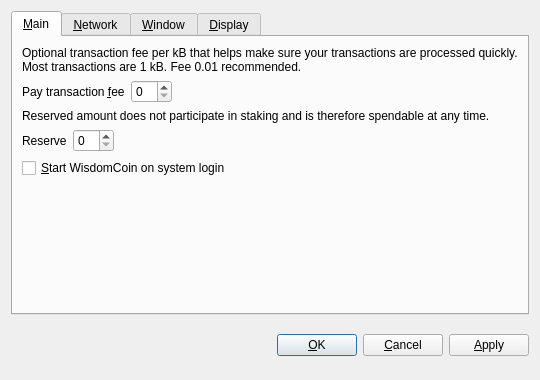
<?xml version="1.0" encoding="UTF-8"?>
<ui version="4.0">
 <class>OptionsDialog</class>
 <widget class="QDialog" name="OptionsDialog">
  <property name="geometry">
   <rect>
    <x>0</x>
    <y>0</y>
    <width>540</width>
    <height>380</height>
   </rect>
  </property>
  <property name="windowTitle">
   <string>Options</string>
  </property>
  <property name="modal">
   <bool>true</bool>
  </property>
  <layout class="QVBoxLayout" name="verticalLayout">
   <item>
    <widget class="QTabWidget" name="tabWidget">
     <property name="tabPosition">
      <enum>QTabWidget::North</enum>
     </property>
     <property name="currentIndex">
      <number>0</number>
     </property>
     <widget class="QWidget" name="tabMain">
      <attribute name="title">
       <string>&amp;Main</string>
      </attribute>
      <layout class="QVBoxLayout" name="verticalLayout_Main">
       <item>
        <widget class="QLabel" name="transactionFeeInfoLabel">
         <property name="text">
          <string>Optional transaction fee per kB that helps make sure your transactions are processed quickly. Most transactions are 1 kB. Fee 0.01 recommended.</string>
         </property>
         <property name="textFormat">
          <enum>Qt::PlainText</enum>
         </property>
         <property name="wordWrap">
          <bool>true</bool>
         </property>
        </widget>
       </item>
       <item>
        <layout class="QHBoxLayout" name="horizontalLayoutFee">
         <item>
          <widget class="QLabel" name="transactionFeeLabel">
           <property name="text">
            <string>Pay transaction &amp;fee</string>
           </property>
           <property name="textFormat">
            <enum>Qt::PlainText</enum>
           </property>
           <property name="buddy">
            <cstring>transactionFee</cstring>
           </property>
          </widget>
         </item>
         <item>
          <widget class="BitcoinAmountField" name="transactionFee"/>
         </item>
         <item>
          <spacer name="horizontalSpacerFee">
           <property name="orientation">
            <enum>Qt::Horizontal</enum>
           </property>
           <property name="sizeHint" stdset="0">
            <size>
             <width>40</width>
             <height>20</height>
            </size>
           </property>
          </spacer>
         </item>
        </layout>
       </item>
       <item>
        <widget class="QLabel" name="reserveBalanceInfoLabel">
         <property name="text">
          <string>Reserved amount does not participate in staking and is therefore spendable at any time.</string>
         </property>
         <property name="textFormat">
          <enum>Qt::PlainText</enum>
         </property>
         <property name="wordWrap">
          <bool>true</bool>
         </property>
        </widget>
       </item>
       <item>
        <layout class="QHBoxLayout" name="horizontalLayoutReserveBalance">
         <item>
          <widget class="QLabel" name="reserveBalanceLabel">
           <property name="text">
            <string>Reserve</string>
           </property>
           <property name="textFormat">
            <enum>Qt::PlainText</enum>
           </property>
           <property name="buddy">
            <cstring>reserveBalance</cstring>
           </property>
          </widget>
         </item>
         <item>
          <widget class="BitcoinAmountField" name="reserveBalance"/>
         </item>
         <item>
          <spacer name="horizontalSpacerReserveBalance">
           <property name="orientation">
            <enum>Qt::Horizontal</enum>
           </property>
           <property name="sizeHint" stdset="0">
            <size>
             <width>40</width>
             <height>20</height>
            </size>
           </property>
          </spacer>
         </item>
        </layout>
       </item>
       <item>
        <widget class="QCheckBox" name="bitcoinAtStartup">
         <property name="toolTip">
          <string>Automatically start WisdomCoin after logging in to the system.</string>
         </property>
         <property name="text">
          <string>&amp;Start WisdomCoin on system login</string>
         </property>
        </widget>
       </item>
       <item>
        <spacer name="verticalSpacer_Main">
         <property name="orientation">
          <enum>Qt::Vertical</enum>
         </property>
         <property name="sizeHint" stdset="0">
          <size>
           <width>20</width>
           <height>40</height>
          </size>
         </property>
        </spacer>
       </item>
      </layout>
     </widget>
     <widget class="QWidget" name="tabNetwork">
      <attribute name="title">
       <string>&amp;Network</string>
      </attribute>
      <layout class="QVBoxLayout" name="verticalLayout_Network">
       <item>
        <widget class="QCheckBox" name="mapPortUpnp">
         <property name="toolTip">
          <string>Automatically open the WisdomCoin client port on the router. This only works when your router supports UPnP and it is enabled.</string>
         </property>
         <property name="text">
          <string>Map port using &amp;UPnP</string>
         </property>
        </widget>
       </item>
       <item>
        <widget class="QCheckBox" name="connectSocks">
         <property name="toolTip">
          <string>Connect to the WisdomCoin network through a SOCKS proxy (e.g. when connecting through Tor).</string>
         </property>
         <property name="text">
          <string>&amp;Connect through SOCKS proxy:</string>
         </property>
        </widget>
       </item>
       <item>
        <layout class="QHBoxLayout" name="horizontalLayout_Network">
         <item>
          <widget class="QLabel" name="proxyIpLabel">
           <property name="text">
            <string>Proxy &amp;IP:</string>
           </property>
           <property name="textFormat">
            <enum>Qt::PlainText</enum>
           </property>
           <property name="buddy">
            <cstring>proxyIp</cstring>
           </property>
          </widget>
         </item>
         <item>
          <widget class="QValidatedLineEdit" name="proxyIp">
           <property name="maximumSize">
            <size>
             <width>140</width>
             <height>16777215</height>
            </size>
           </property>
           <property name="toolTip">
            <string>IP address of the proxy (e.g. 127.0.0.1)</string>
           </property>
          </widget>
         </item>
         <item>
          <widget class="QLabel" name="proxyPortLabel">
           <property name="text">
            <string>&amp;Port:</string>
           </property>
           <property name="textFormat">
            <enum>Qt::PlainText</enum>
           </property>
           <property name="buddy">
            <cstring>proxyPort</cstring>
           </property>
          </widget>
         </item>
         <item>
          <widget class="QLineEdit" name="proxyPort">
           <property name="maximumSize">
            <size>
             <width>55</width>
             <height>16777215</height>
            </size>
           </property>
           <property name="toolTip">
            <string>Port of the proxy (e.g. 9050)</string>
           </property>
          </widget>
         </item>
         <item>
          <widget class="QLabel" name="socksVersionLabel">
           <property name="text">
            <string>SOCKS &amp;Version:</string>
           </property>
           <property name="textFormat">
            <enum>Qt::PlainText</enum>
           </property>
           <property name="buddy">
            <cstring>socksVersion</cstring>
           </property>
          </widget>
         </item>
         <item>
          <widget class="QValueComboBox" name="socksVersion">
           <property name="toolTip">
            <string>SOCKS version of the proxy (e.g. 5)</string>
           </property>
          </widget>
         </item>
         <item>
          <spacer name="horizontalSpacer_Network">
           <property name="orientation">
            <enum>Qt::Horizontal</enum>
           </property>
           <property name="sizeHint" stdset="0">
            <size>
             <width>40</width>
             <height>20</height>
            </size>
           </property>
          </spacer>
         </item>
        </layout>
       </item>
       <item>
        <spacer name="verticalSpacer_Network">
         <property name="orientation">
          <enum>Qt::Vertical</enum>
         </property>
         <property name="sizeHint" stdset="0">
          <size>
           <width>20</width>
           <height>40</height>
          </size>
         </property>
        </spacer>
       </item>
      </layout>
     </widget>
     <widget class="QWidget" name="tabWindow">
      <attribute name="title">
       <string>&amp;Window</string>
      </attribute>
      <layout class="QVBoxLayout" name="verticalLayout_Window">
       <item>
        <widget class="QCheckBox" name="minimizeToTray">
         <property name="toolTip">
          <string>Show only a tray icon after minimizing the window.</string>
         </property>
         <property name="text">
          <string>&amp;Minimize to the tray instead of the taskbar</string>
         </property>
        </widget>
       </item>
       <item>
        <widget class="QCheckBox" name="minimizeOnClose">
         <property name="toolTip">
          <string>Minimize instead of exit the application when the window is closed. When this option is enabled, the application will be closed only after selecting Quit in the menu.</string>
         </property>
         <property name="text">
          <string>M&amp;inimize on close</string>
         </property>
        </widget>
       </item>
       <item>
        <spacer name="verticalSpacer_Window">
         <property name="orientation">
          <enum>Qt::Vertical</enum>
         </property>
         <property name="sizeHint" stdset="0">
          <size>
           <width>20</width>
           <height>40</height>
          </size>
         </property>
        </spacer>
       </item>
      </layout>
     </widget>
     <widget class="QWidget" name="tabDisplay">
      <attribute name="title">
       <string>&amp;Display</string>
      </attribute>
      <layout class="QVBoxLayout" name="verticalLayout_Display">
       <item>
        <layout class="QHBoxLayout" name="horizontalLayout_1_Display">
         <item>
          <widget class="QLabel" name="langLabel">
           <property name="text">
            <string>User Interface &amp;language:</string>
           </property>
           <property name="textFormat">
            <enum>Qt::PlainText</enum>
           </property>
           <property name="buddy">
            <cstring>lang</cstring>
           </property>
          </widget>
         </item>
         <item>
          <widget class="QValueComboBox" name="lang">
           <property name="toolTip">
            <string>The user interface language can be set here. This setting will take effect after restarting WisdomCoin.</string>
           </property>
          </widget>
         </item>
        </layout>
       </item>
       <item>
        <layout class="QHBoxLayout" name="horizontalLayout_2_Display">
         <item>
          <widget class="QLabel" name="unitLabel">
           <property name="text">
            <string>&amp;Unit to show amounts in:</string>
           </property>
           <property name="textFormat">
            <enum>Qt::PlainText</enum>
           </property>
           <property name="buddy">
            <cstring>unit</cstring>
           </property>
          </widget>
         </item>
         <item>
          <widget class="QValueComboBox" name="unit">
           <property name="toolTip">
            <string>Choose the default subdivision unit to show in the interface and when sending coins.</string>
           </property>
          </widget>
         </item>
        </layout>
       </item>
       <item>
        <widget class="QCheckBox" name="displayAddresses">
         <property name="toolTip">
          <string>Whether to show WisdomCoin addresses in the transaction list or not.</string>
         </property>
         <property name="text">
          <string>&amp;Display addresses in transaction list</string>
         </property>
        </widget>
       </item>
       <item>
        <widget class="QCheckBox" name="coinControlFeatures">
         <property name="toolTip">
          <string>Whether to show coin control features or not.</string>
         </property>
         <property name="text">
          <string>Display coin &amp;control features (experts only!)</string>
         </property>
        </widget>
       </item>
       <item>
        <spacer name="verticalSpacer_Display">
         <property name="orientation">
          <enum>Qt::Vertical</enum>
         </property>
         <property name="sizeHint" stdset="0">
          <size>
           <width>20</width>
           <height>40</height>
          </size>
         </property>
        </spacer>
       </item>
      </layout>
     </widget>
    </widget>
   </item>
   <item>
    <layout class="QHBoxLayout" name="horizontalLayout_Buttons">
     <item>
      <spacer name="horizontalSpacer_1">
       <property name="orientation">
        <enum>Qt::Horizontal</enum>
       </property>
       <property name="sizeHint" stdset="0">
        <size>
         <width>40</width>
         <height>48</height>
        </size>
       </property>
      </spacer>
     </item>
     <item>
      <widget class="QLabel" name="statusLabel">
       <property name="font">
        <font>
         <weight>75</weight>
         <bold>true</bold>
        </font>
       </property>
       <property name="text">
        <string/>
       </property>
       <property name="textFormat">
        <enum>Qt::PlainText</enum>
       </property>
       <property name="wordWrap">
        <bool>true</bool>
       </property>
      </widget>
     </item>
     <item>
      <spacer name="horizontalSpacer_2">
       <property name="orientation">
        <enum>Qt::Horizontal</enum>
       </property>
       <property name="sizeHint" stdset="0">
        <size>
         <width>40</width>
         <height>48</height>
        </size>
       </property>
      </spacer>
     </item>
     <item>
      <widget class="QPushButton" name="okButton">
       <property name="text">
        <string>&amp;OK</string>
       </property>
      </widget>
     </item>
     <item>
      <widget class="QPushButton" name="cancelButton">
       <property name="text">
        <string>&amp;Cancel</string>
       </property>
       <property name="autoDefault">
        <bool>false</bool>
       </property>
      </widget>
     </item>
     <item>
      <widget class="QPushButton" name="applyButton">
       <property name="text">
        <string>&amp;Apply</string>
       </property>
       <property name="autoDefault">
        <bool>false</bool>
       </property>
      </widget>
     </item>
    </layout>
   </item>
  </layout>
 </widget>
 <customwidgets>
  <customwidget>
   <class>BitcoinAmountField</class>
   <extends>QSpinBox</extends>
   <header>bitcoinamountfield.h</header>
  </customwidget>
  <customwidget>
   <class>QValueComboBox</class>
   <extends>QComboBox</extends>
   <header>qvaluecombobox.h</header>
  </customwidget>
  <customwidget>
   <class>QValidatedLineEdit</class>
   <extends>QLineEdit</extends>
   <header>qvalidatedlineedit.h</header>
  </customwidget>
 </customwidgets>
 <resources/>
 <connections/>
</ui>
